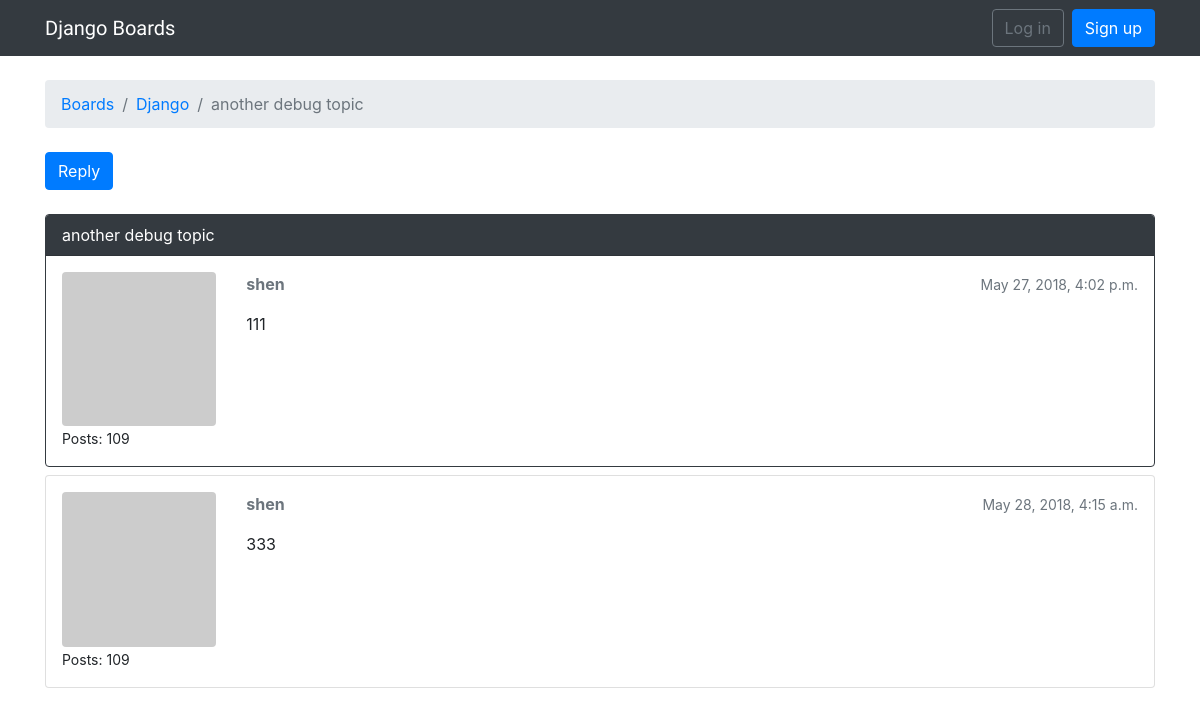
The app's page /boards/1/topics/111/ with its own data.
### boards/models.py (models this page shows, shortened)
class Topic(models.Model):
    subject = models.CharField(max_length=255)
    last_updated = models.DateTimeField(auto_now_add=True)
    board = models.ForeignKey(Board, related_name='topics', on_delete=models.CASCADE)
    starter = models.ForeignKey(User, related_name='topics', on_delete=models.CASCADE)
    views = models.PositiveIntegerField(default=0)

class Board(models.Model):
    name = models.CharField(max_length=30, unique=True)
    description = models.CharField(max_length=100)

class Post(models.Model):
    message = models.TextField(max_length=4000)
    topic = models.ForeignKey(Topic, related_name='posts', on_delete=models.CASCADE)
    created_at = models.DateTimeField(auto_now_add=True)
    updated_at = models.DateTimeField(null=True)
    created_by = models.ForeignKey(User, related_name='posts', on_delete=models.CASCADE)
    updated_by = models.ForeignKey(User, null=True, related_name='+', on_delete=models.CASCADE)
    def get_message_as_markdown(self):
        return mark_safe(markdown(self.message, safe_mode='escape'))

### boards/views.py (the view)
# urls.py: re_path(r'^boards/(?P<pk>\d+)/topics/(?P<topic_pk>\d+)/$', views.PostListView.as_view(), name='topic_posts'),
class PostListView(ListView):
    model = Post
    context_object_name = 'posts'
    template_name = 'topic_posts.html'
    paginate_by = 20
    def get_context_data(self, **kwargs):
        session_key = 'viewed_topic_{}'.format(self.topic.pk)
        if not self.request.session.get(session_key, False):
            self.topic.views += 1
            self.topic.save()
            self.request.session[session_key] = True
        kwargs['topic'] = self.topic
        return super().get_context_data(**kwargs)
    def get_queryset(self):
        self.topic = get_object_or_404(Topic, board__pk=self.kwargs.get('pk'),
                                       pk=self.kwargs.get('topic_pk'))
        queryset = self.topic.posts.order_by('created_at')
        return queryset

### boards/templatetags/gravatar.py (called while the page is built)
@register.filter
def gravatar(user):
    email = user.email.lower().encode('utf-8')
    default = 'mm'
    size = 256
    url = 'https://www.gravatar.com/avatar/{md5}?{params}'.format(
        md5=hashlib.md5(email).hexdigest(),
        params=urlencode({'d': default, 's':str(size)})
    )
    return url

### templates/topic_posts.html (shortened to what this page needs)
{% extends "base.html" %}
{% load gravatar %}
{% block breadcrumb %}
    <li class="breadcrumb-item"><a href="{% url 'home' %}">Boards</a></li>
    <li class="breadcrumb-item"><a href="{% url 'board_topics' topic.board.pk %}">{{ topic.board.name }}</a></li>
    <li class="breadcrumb-item active">{{ topic.subject }}</li>
{% endblock breadcrumb %}
{% block content %}
    <div class="mb-4">
        <a href="{% url 'reply_topic' topic.board.pk topic.pk %}" class="btn btn-primary" role="button">Reply</a>
    </div>
    {% for post in posts %}
        <div id="{{ post.pk }}" class="card {% if forloop.last %}mb-4{% else %}mb-2{% endif %} {% if forloop.first %}border-dark{% endif %}">
            {% if forloop.first %}
                <div class="card-header text-white bg-dark py-2 px-3">{{ topic.subject }}</div>
            {% endif %}
            <div class="card-body p-3">
                <div class="row">
                    <div class="col-2">
                        <img src="{{ post.created_by|gravatar }}" alt="{{ post.created_by.username }}" class="w-100 rounded">
                        <small>Posts: {{ post.created_by.posts.count }}</small>
                    </div>
                    <div class="col-10">
                        <div class="row mb-3">
                            <div class="col-6">
                                <strong class="text-muted">{{ post.created_by.username }}</strong>
                            </div>
                            <div class="col-6 text-right">
                                <small class="text-muted">
                                    {{ post.created_at }}
                                </small>
                            </div>
                        </div>
                        {{ post.get_message_as_markdown }}
                    </div>
                </div>
            </div>
        </div>
    {% endfor %}
{% endblock content %}

### records on screen
Topic: board.name "Django", subject "another debug topic"
Post: created_by.posts.count "109", created_by.username "shen", created_at "May 27, 2018, 4:02 p.m.", get_message_as_markdown "111"
Post: created_by.posts.count "109", created_by.username "shen", created_at "May 28, 2018, 4:15 a.m.", get_message_as_markdown "333"
